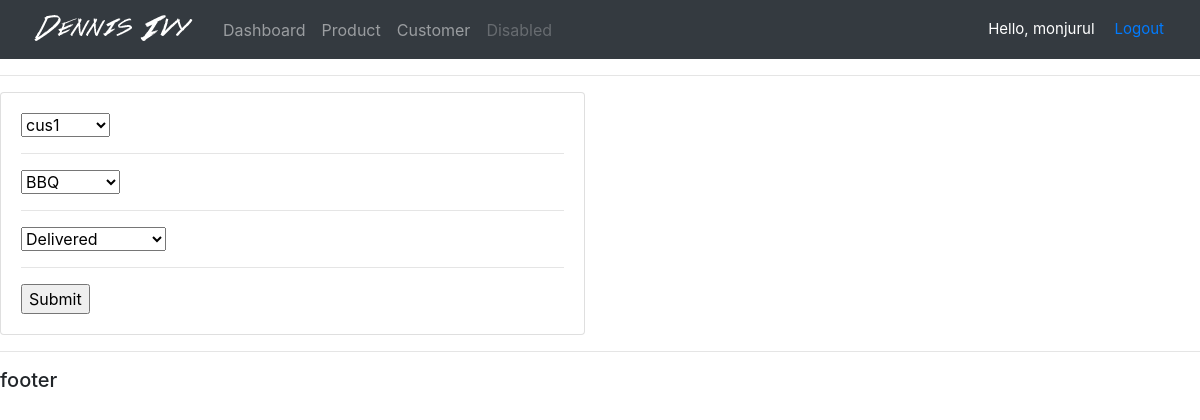
The page /update_order/11/ (signed in) on the database its author committed.
### accounts/models.py (models this page shows, shortened)
class Order(models.Model):
    STATUS = (
        ('Pending', 'Pending'),
        ('Out For Delivery', 'Out For Delivery'),
        ('Delivered', 'Delivered'),
    )
    customer = models.ForeignKey(Customer, null=True, on_delete=models.SET_NULL)
    product = models.ForeignKey(Product, null=True, on_delete=models.SET_NULL)
    date_created = models.DateTimeField(auto_now_add=True, null=True)
    status = models.CharField(max_length=200, null=True, choices=STATUS)

### accounts/views.py (the view)
# urls.py: path('update_order/<str:pk>/', views.updateOrder, name='update_order'),
@login_required(login_url="/login")
def updateOrder(request, pk):
    order = Order.objects.get(id=pk)
    form = OrderForm(instance=order)
    if request.method == 'POST':
        form = OrderForm(request.POST, instance=order)
        if form.is_valid():
            form.save()
            return redirect('/')
    context = {'formset': form}
    return render(request, 'accounts/order_form.html', context)

### accounts/forms.py
class OrderForm(ModelForm):
    class Meta:
        model = Order
        fields = '__all__'

### accounts/models.py (called while the page is built)
    def __str__(self):
        return self.name

    def __str__(self):
        return self.name

### accounts/templates/accounts/order_form.html (shortened to what this page needs)
{% extends 'accounts/main.html' %}
{% load static %}
{% block content %}
<div class="row">
    <div class="col-md-6">
        <div class="card card-body">
            <form method="POST">
                {% for i in formset %}
                    {{i}}
                    <hr>
                {% endfor %}
                <input type="submit", name="SSubmit">
            </form>
        </div>
    </div>
</div>
{% endblock %}

### accounts/templates/accounts/navbar.html (shortened to what this page needs)
{% load static %}
<nav class="navbar navbar-expand-lg navbar-dark bg-dark">
    <img src="{% static 'images/logo.png' %}" alt="nothing">
    <div class="collapse navbar-collapse" id="navbarNav">
      <ul class="navbar-nav">
        <li class="nav-item">
          <a class="nav-link" href="{% url 'home' %}">Dashboard</a>
        </li>
        <li class="nav-item">
          <a class="nav-link" href="{% url 'product' %}">Product</a>
        </li>
        <li class="nav-item">
        <li class="nav-item">
          <a class="nav-link" href="#">Customer</a>
        </li>
        <li class="nav-item">
          <a class="nav-link disabled" href="#">Disabled</a>
        </li>
      </ul>
    </div>
    <span class="gg">Hello, {{request.user}}</span>
    <span class="gg"><a href="{% url 'logout' %}">Logout</a></span>
  </nav>

### accounts/templates/accounts/main.html (style rules this page uses)
body { background-color: #ebeff5; }

### accounts/templates/accounts/navbar.html (style rules this page uses)
.gg { font-size: 15px; color: white; margin-right: 20px; }

### rows shown on the page
Order: formset "cus1" "BBQ" "Delivered"

### other values the page prints
{{ request.user }} "monjurul"
